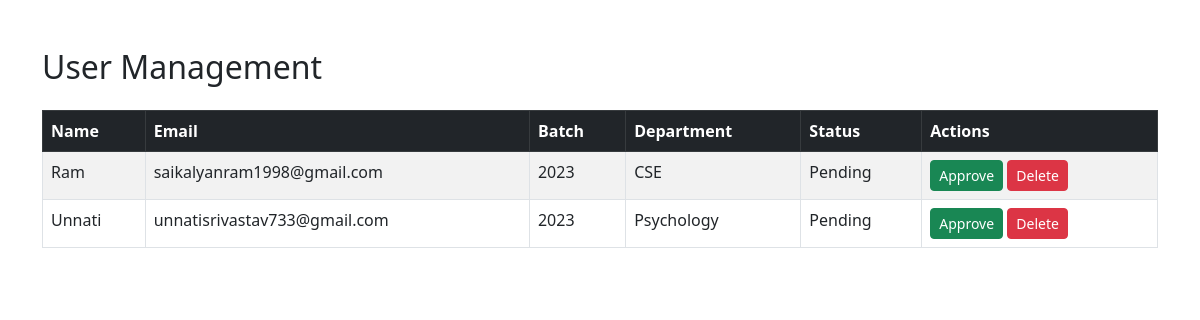
Page /admin (signed in) on the committed database.
### tables this page shows
CREATE TABLE alumni (
                        id INTEGER PRIMARY KEY AUTOINCREMENT,
                        name TEXT,
                        email TEXT UNIQUE,
                        password TEXT,
                        batch TEXT,
                        branch TEXT
                    , work_experience TEXT, achievements TEXT);

### app.py (the view, shortened to what this page needs)
@app.route("/admin", methods=["GET", "POST"])
def admin_panel():
    if "admin" not in session:
        return redirect(url_for("admin_login"))
    conn = sqlite3.connect("database.db")
    cursor = conn.cursor()
    cursor.execute("PRAGMA table_info(alumni)")
    columns = [col[1] for col in cursor.fetchall()]
    if "approved" not in columns:
        cursor.execute("ALTER TABLE alumni ADD COLUMN approved INTEGER DEFAULT 0")
        conn.commit()
    cursor.execute("SELECT id, name, email, batch, branch, approved FROM alumni")
    users = cursor.fetchall()
    conn.close()
    return render_template("admin.html", users=users)

### templates/admin.html (shortened to what this page needs)
<!DOCTYPE html>
<html lang="en">
<head>
    <link href="https://cdn.jsdelivr.net/npm/bootstrap@5.3.0/dist/css/bootstrap.min.css" rel="stylesheet">
</head>
<body>
    <div class="container mt-5">
        <h2 class="mb-4">User Management</h2>
        <table class="table table-bordered table-striped">
            <thead class="table-dark">
                <tr>
                    <th>Name</th>
                    <th>Email</th>
                    <th>Batch</th>
                    <th>Department</th>
                    <th>Status</th>
                    <th>Actions</th>
                </tr>
            </thead>
            <tbody>
                {% for user in users %}
                <tr>
                    <td>{{ user[1] }}</td>
                    <td>{{ user[2] }}</td>
                    <td>{{ user[3] }}</td>
                    <td>{{ user[4] }}</td>
                    <td>{% if user[5] == 1 %}Approved{% else %}Pending{% endif %}</td>
                    <td>
                        {% if user[5] != 1 %}
                        <form method="post" style="display:inline;">
                            <button type="submit" class="btn btn-success btn-sm">Approve</button>
                        </form>
                        {% endif %}
                        <form method="post" style="display:inline;">
                            <button type="submit" class="btn btn-danger btn-sm">Delete</button>
                        </form>
                    </td>
                </tr>
                {% endfor %}
            </tbody>
        </table>
    </div>
</body>
</html>

### rows in the picture
alumni: name "Ram", email "saikalyanram1998@gmail.com", batch "2023", branch "CSE"
alumni: name "Unnati", email "unnatisrivastav733@gmail.com", batch "2023", branch "Psychology"
